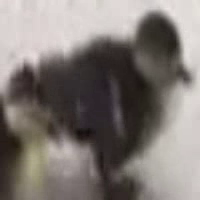
#> input picture frame 100 of computer-vision/duckTracking/3D Modelling/tracked_duck.avi, 200 x 200 px, given in place of ducks.mp4, which was not available
$ python extrinsicParemetersAnalysis.py
#> lines starting #> are read from the running program, lines starting #| are printed output that depends on the picture; pictures that were not available may be replaced by others from this repository, and a replacement may not be noted
### computer-vision/duckTracking/take_snapshot_from_video.py
import cv2
import numpy as np

# takes a snapshot from the nth video frame
def take_snapshot(video_path, frame_number, output_path):
    # Open the video file
#> called with video_path = 'ducks.mp4', frame_number = 100, output_path = 'ducks.jpg'
    video = cv2.VideoCapture(video_path)

    # Set the frame position to the desired frame number
    video.set(cv2.CAP_PROP_POS_FRAMES, frame_number)

    # Read the frame
    ret, frame = video.read()
#> frame is the input picture: shape (200, 200, 3); mean B, G, R 116.7, 120.8, 127.8
    video.release()
    # Check if the frame was read successfully
    if ret:
        # Save the frame as an image
        return True, frame
    else:
        return False, np.array([])

# Example usage
video_path = "ducks.mp4"
frame_number = 100
output_path = "ducks.jpg"
take_snapshot(video_path, frame_number, output_path)

### computer-vision/duckTracking/extrinsicParemetersAnalysis.py
# Using https://github.com/SAmmarAbbas/birds-eye-view we obtained camera intrinsic parameters
# Output of the code
# ------------------------------------------------
# Horizon Line: [-1.91608007e-04  2.36453646e-03  1.00000000e+00]
# Vertical Vanishing Point: [  23.57359628 5234.87806116]
# fx: 1762.3818658905311 fy: 1771.882532753107 roll: 4.632787333400636 tilt(rad): 0.3398831745192811 tilt(deg): 19.47387142746321
# Focal Length of the camera (pixels): 1771.882532753107
# Roll of the camera (degrees): 4.632787333400636
# Tilt of the camera (degrees): 19.47387142746321
# [-9139 -3061]
# [-9139 -3061]
# target dim:  (1460, 2160)

import cv2
import numpy as np
import matplotlib.pyplot as plt
from take_snapshot_from_video import take_snapshot

VIDEO_FILE = "ducks.mp4"
video = cv2.VideoCapture(VIDEO_FILE)
width, height = int(video.get(cv2.CAP_PROP_FRAME_WIDTH)), int(video.get(cv2.CAP_PROP_FRAME_HEIGHT))

# Camera intrinsic parameters
fx = 1762.3818658905311
fy = 1771.882532753107
x0 = width / 2
y0 = height / 2

K = np.array([[fx, 0, x0],
                [0, fy, y0],
                [0, 0, 1]])

# Camera extrinsic parameters will be obtained from a vanishing point
result, frame = take_snapshot(VIDEO_FILE, 40, "ducks.jpg")
#> call 2 of take_snapshot, with video_path = 'ducks.mp4', frame_number = 40, output_path = 'ducks.jpg'
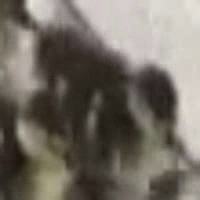
#> input picture frame 40 of computer-vision/duckTracking/3D Modelling/tracked_duck.avi, 200 x 200 px, given in place of ducks.mp4, which was not available
#> in take_snapshot, frame is the input picture: shape (200, 200, 3); mean B, G, R 101.3, 109.7, 115.8
#> result = True

# [58 lines left out: functions get_lines, draw_lines, get_py_from_vp, not called in this run]

if result:
    # Vanishing point will be obtained from the grid lines on the floor
    analysis_image = frame.copy()
    # filter to detect lines
    gray = cv2.cvtColor(frame, cv2.COLOR_BGR2GRAY)
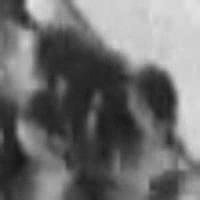
#> gray: shape (200, 200); min 22, max 230, mean 110.6
    edges = cv2.Canny(gray, 50, 150, apertureSize=3)
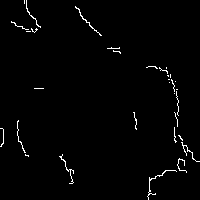
#> edges: shape (200, 200); 1.5% white in thin lines or dots
    # slight erode
    kernel = np.ones((1, 1), np.uint8)
    edges = cv2.erode(edges, kernel, iterations=1)
    # slight dilate
    kernel = np.ones((2, 2), np.uint8)
    edges = cv2.dilate(edges, kernel, iterations=1)
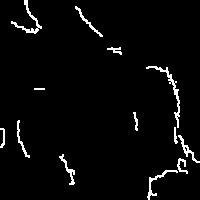
#> edges: shape (200, 200); 3.3% white in thin lines or dots
    lines = cv2.HoughLines(edges, 1, np.pi / 180, 250)
#> lines = None
    line_list = []
    if lines is not None:
        for rho, theta in lines[:, 0]:
            # discard similar lines
            if len(line_list) > 0:
                skip = False
                for line in line_list:
                    if abs(line[0] - theta) < 100 and abs(line[1] - rho) < 35:
                        skip = True
                        break
                if skip:
                    continue
            a = np.cos(theta)
            b = np.sin(theta)
            x0 = a * rho
            y0 = b * rho
            x1 = int(x0 + 1000 * (-b))
            y1 = int(y0 + 1000 * (a))
            x2 = int(x0 - 1000 * (-b))
            y2 = int(y0 - 1000 * (a))
            cv2.line(analysis_image, (x1, y1), (x2, y2), (0, 0, 255), 2)
            line_list.append([theta, rho])
    # subplots
    print(line_list)
    fig, axs = plt.subplots(2, 3)
    # increase size
    fig.set_size_inches(20, 10)
    # tight layout
    plt.tight_layout()
    axs[0][0].imshow(cv2.cvtColor(frame, cv2.COLOR_BGR2RGB))
    axs[0][0].set_title("Original Image")
    axs[0][1].imshow(edges, cmap='gray')
    axs[0][1].set_title("Canny")
    axs[0][2].imshow(cv2.cvtColor(analysis_image, cv2.COLOR_BGR2RGB))
    axs[0][2].set_title("Detected Lines")


    # calculate vanishing point
    # filter only semivertical lines (m is around pi/2), range is variable
    vanishing_image = frame.copy()
    vertical_lines = []
    # draw vertical lines
    for theta, rho in line_list:
        m = -1 / np.tan(theta)
        b = rho / np.sin(theta)
        # filter close to vertical lines
        if abs(m) < 0.8:
            continue
        x0 = 0
        y0 = int(b)
        x1 = -1000
        y1 = int(m * x1 + b)
        x2 = 1000
        y2 = int(m * x2 + b)
        vertical_lines.append([m, b])
        # cv2.line(vanishing_image, (x1, y1), (x2, y2), (0, 0, 255), 2)

    # calculate vanishing point
    vanishing_point_x_accum = 0
    vanishing_point_y_accum = 0
    vanishing_points = []
    for m, b in vertical_lines:
        for m2, b2 in vertical_lines:
            if m == m2:
                continue
            A = np.array([[m, -1], [m2, -1]])
            B = np.array([-b, -b2])
            vanishing_point = np.linalg.solve(A, B)
            vanishing_point = vanishing_point.astype(int)
            vanishing_points.append([vanishing_point[0], vanishing_point[1]])
            vanishing_point_x_accum += vanishing_point[0]
            vanishing_point_y_accum += vanishing_point[1]
    num_combinations = len(vertical_lines) * (len(vertical_lines) - 1)
#> (the run stopped early here; a loop or call above may not have finished)

$ run again, starting later in the video
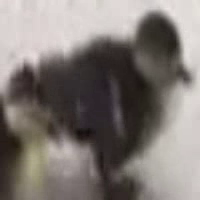
#> input picture frame 100 of computer-vision/duckTracking/3D Modelling/tracked_duck.avi, 200 x 200 px, given in place of ducks.mp4, which was not available
#> in take_snapshot, frame is the input picture: shape (200, 200, 3); mean B, G, R 116.7, 120.8, 127.8
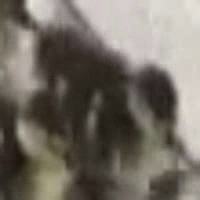
#> input picture frame 40 of computer-vision/duckTracking/3D Modelling/tracked_duck.avi, 200 x 200 px, given in place of ducks.mp4, which was not available
#> in take_snapshot, frame is the input picture: shape (200, 200, 3); mean B, G, R 101.3, 109.7, 115.8
#> result = True
#> lines = None

$ run again, starting later in the video
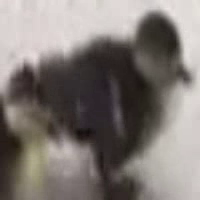
#> input picture frame 100 of computer-vision/duckTracking/3D Modelling/tracked_duck.avi, 200 x 200 px, given in place of ducks.mp4, which was not available
#> in take_snapshot, frame is the input picture: shape (200, 200, 3); mean B, G, R 116.7, 120.8, 127.8
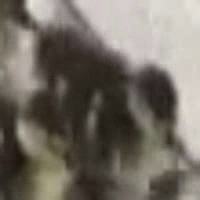
#> input picture frame 40 of computer-vision/duckTracking/3D Modelling/tracked_duck.avi, 200 x 200 px, given in place of ducks.mp4, which was not available
#> in take_snapshot, frame is the input picture: shape (200, 200, 3); mean B, G, R 101.3, 109.7, 115.8
#> result = True
#> lines = None
